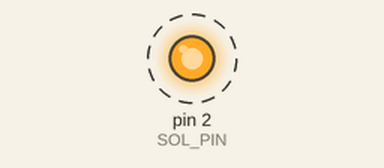
Simulated run of this sketch. Board: Arduino Uno, built with avr-gcc and run on an emulated ATmega328P. Shown: output pins drawn as LEDs (lit = HIGH). Dashed ring = blinking.

Above: at 0.15 s.
Timing chart, 0 to 3.0 s (numbered marks = the images above):
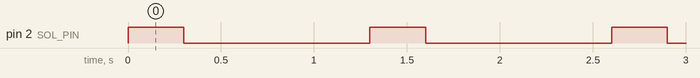

Measured:
- by itself, pin 2 (SOL_PIN): alternates HIGH for 0.30 s and LOW for 1.0 s

The sketch:

solenoid_test.ino
```cpp
int SOL_PIN=2; //Solenoid control circuit

void setup() {
  pinMode(SOL_PIN, OUTPUT);
}

void loop() {
  digitalWrite(SOL_PIN, HIGH);
  delay(300);
  digitalWrite(SOL_PIN, LOW);
  delay(1000);
}
```
